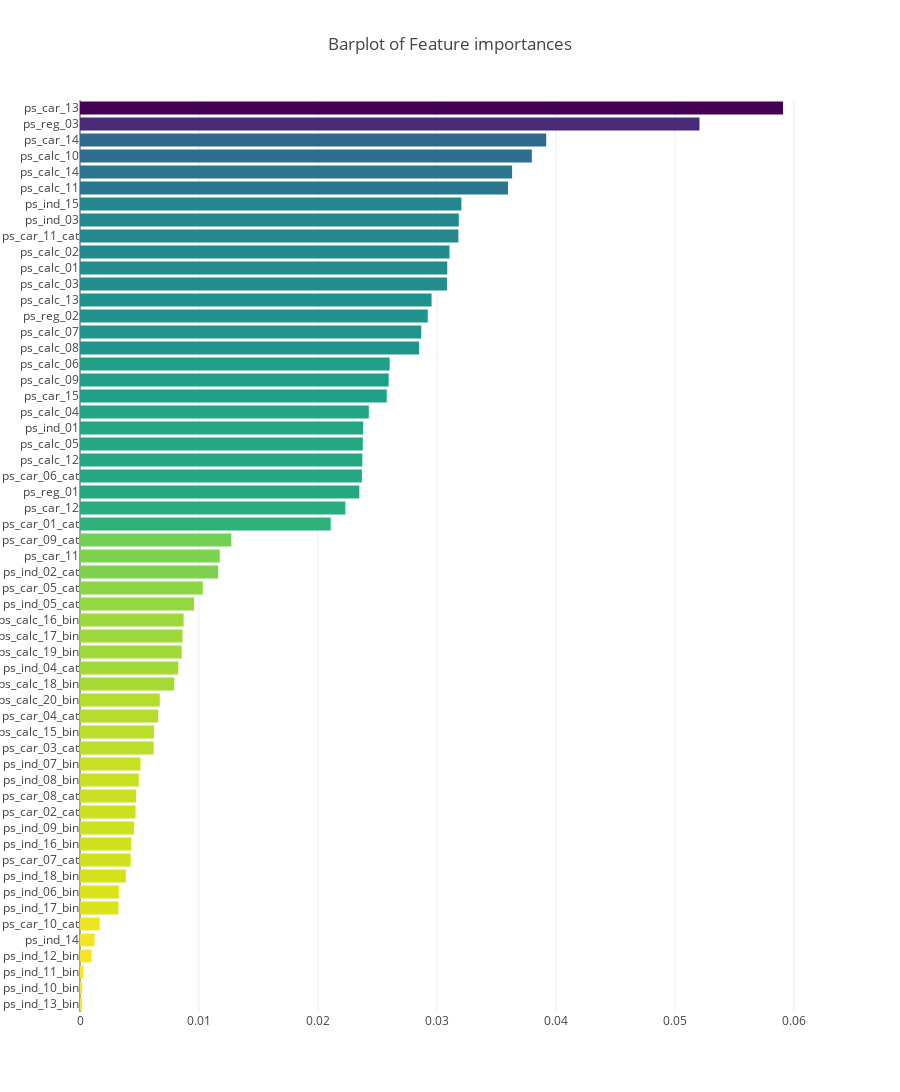

Source (notebook cell):
### Code cell
feature_importances(rfc_draw, features)

### Figure 1 — Plotly figure (JSON) as saved in the notebook; plotly's stock layout.template omitted (floating-point values rounded to 4 significant figures)
{"data": [{"marker": {"color": [0.0001657, 0.0001658, 0.0002973, 0.0009662, 0.001219, 0.001655, 0.003229, 0.003261, 0.003848, 0.00426, 0.004294, 0.004536, 0.004666, 0.004713, 0.00494, 0.005078, 0.006189, 0.006216, 0.006571, 0.006708, 0.007916, 0.008257, 0.008544, 0.008614, 0.008709, 0.009586, 0.01032, 0.01161, 0.01175, 0.01272, 0.02108, 0.02231, 0.02348, 0.0237, 0.02373, 0.02377, 0.0238, 0.02428, 0.02578, 0.02595, 0.02603, 0.0285, 0.02869, 0.02923, 0.02955, 0.03085, 0.03087, 0.03106, 0.03181, 0.03184, 0.03206, 0.03598, 0.03632, 0.03798, 0.03919, 0.05207, 0.0591], "colorscale": "Viridis", "reversescale": true}, "name": "Gradient Boosting Classifer Feature importance", "orientation": "h", "type": "bar", "x": [0.0001657, 0.0001658, 0.0002973, 0.0009662, 0.001219, 0.001655, 0.003229, 0.003261, 0.003848, 0.00426, 0.004294, 0.004536, 0.004666, 0.004713, 0.00494, 0.005078, 0.006189, 0.006216, 0.006571, 0.006708, 0.007916, 0.008257, 0.008544, 0.008614, 0.008709, 0.009586, 0.01032, 0.01161, 0.01175, 0.01272, 0.02108, 0.02231, 0.02348, 0.0237, 0.02373, 0.02377, 0.0238, 0.02428, 0.02578, 0.02595, 0.02603, 0.0285, 0.02869, 0.02923, 0.02955, 0.03085, 0.03087, 0.03106, 0.03181, 0.03184, 0.03206, 0.03598, 0.03632, 0.03798, 0.03919, 0.05207, 0.0591], "y": ["ps_ind_13_bin", "ps_ind_10_bin", "ps_ind_11_bin", "ps_ind_12_bin", "ps_ind_14", "ps_car_10_cat", "ps_ind_17_bin", "ps_ind_06_bin", "ps_ind_18_bin", "ps_car_07_cat", "ps_ind_16_bin", "ps_ind_09_bin", "ps_car_02_cat", "ps_car_08_cat", "ps_ind_08_bin", "ps_ind_07_bin", "ps_car_03_cat", "ps_calc_15_bin", "ps_car_04_cat", "ps_calc_20_bin", "ps_calc_18_bin", "ps_ind_04_cat", "ps_calc_19_bin", "ps_calc_17_bin", "ps_calc_16_bin", "ps_ind_05_cat", "ps_car_05_cat", "ps_ind_02_cat", "ps_car_11", "ps_car_09_cat", "ps_car_01_cat", "ps_car_12", "ps_reg_01", "ps_car_06_cat", "ps_calc_12", "ps_calc_05", "ps_ind_01", "ps_calc_04", "ps_car_15", "ps_calc_09", "ps_calc_06", "ps_calc_08", "ps_calc_07", "ps_reg_02", "ps_calc_13", "ps_calc_03", "ps_calc_01", "ps_calc_02", "ps_car_11_cat", "ps_ind_03", "ps_ind_15", "ps_calc_11", "ps_calc_14", "ps_calc_10", "ps_car_14", "ps_reg_03", "ps_car_13"]}], "layout": {"height": 2000, "title": "Barplot of Feature importances", "width": 900, "yaxis": {"showgrid": false, "showline": false, "showticklabels": true}}}
